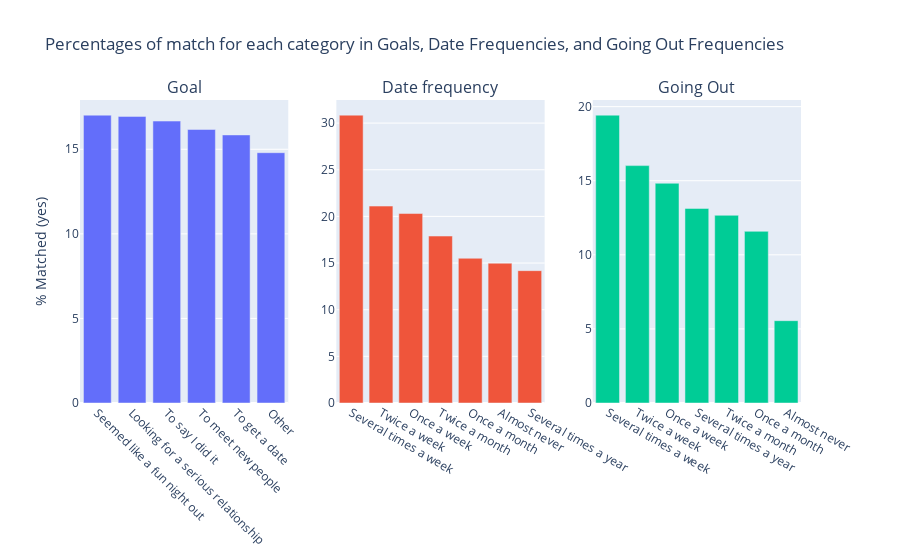

Here is the notebook cell this chart was saved with:
### Markdown cell above
Being of the same race does not seem to have a big impact (more matches when not the same race).

### Code cell
# Here we calculate for each variable goal, date and go_out the % of match for each category
grouped_goal = tinder_non_numeric.groupby('goal')['match'].apply(lambda x: (x == 'yes').mean() * 100)
grouped_date = tinder_non_numeric.groupby('date')['match'].apply(lambda x: (x == 'yes').mean() * 100)
grouped_go_out = tinder_non_numeric.groupby('go_out')['match'].apply(lambda x: (x == 'yes').mean() * 100)

# We sort by highest percentage
grouped_goal = grouped_goal.sort_values(ascending=False)
grouped_date = grouped_date.sort_values(ascending=False)
grouped_go_out = grouped_go_out.sort_values(ascending=False)

# Histogram for each variable
fig = make_subplots(rows=1, cols=3, subplot_titles=['Goal', 'Date frequency', 'Going Out'])

fig.add_trace(go.Bar(x=grouped_goal.index, y=grouped_goal.values, name='Goal', showlegend=False), row=1, col=1)
fig.add_trace(go.Bar(x=grouped_date.index, y=grouped_date.values, name='Date Frequency', showlegend=False), row=1, col=2)
fig.add_trace(go.Bar(x=grouped_go_out.index, y=grouped_go_out.values, name='Going Out Frequency', showlegend=False), row=1, col=3)

fig.update_layout(title_text="Percentages of match for each category in Goals, Date Frequencies, and Going Out Frequencies",
                  xaxis=dict(tickangle=45),
                  yaxis=dict(title='% Matched (yes)'))
# fig.show()

# Save the figure as a static image in order to see it in github
# pio.write_image(fig, 'graphs/15-goals-date-goingout.png')
# Image(filename='graphs/15-goals-date-goingout.png')

### Figure 1 — Plotly figure (JSON) as saved in the notebook; plotly's stock layout.template omitted (floating-point values rounded to 4 significant figures)
{"data": [{"name": "Goal", "showlegend": false, "type": "bar", "x": ["Seemed like a fun night out", "Looking for a serious relationship", "To say I did it", "To meet new people", "To get a date", "Other"], "xaxis": "x", "y": [17.02, 16.94, 16.67, 16.17, 15.85, 14.8], "yaxis": "y"}, {"name": "Date Frequency", "showlegend": false, "type": "bar", "x": ["Several times a week", "Twice a week", "Once a week", "Twice a month", "Once a month", "Almost never", "Several times a year"], "xaxis": "x2", "y": [30.85, 21.1, 20.31, 17.89, 15.51, 14.98, 14.18], "yaxis": "y2"}, {"name": "Going Out Frequency", "showlegend": false, "type": "bar", "x": ["Several times a week", "Twice a week", "Once a week", "Several times a year", "Twice a month", "Once a month", "Almost never"], "xaxis": "x3", "y": [19.43, 16.02, 14.83, 13.13, 12.67, 11.59, 5.556], "yaxis": "y3"}], "layout": {"annotations": [{"font": {"size": 16}, "showarrow": false, "text": "Goal", "x": 0.1444, "xanchor": "center", "xref": "paper", "y": 1, "yanchor": "bottom", "yref": "paper"}, {"font": {"size": 16}, "showarrow": false, "text": "Date frequency", "x": 0.5, "xanchor": "center", "xref": "paper", "y": 1, "yanchor": "bottom", "yref": "paper"}, {"font": {"size": 16}, "showarrow": false, "text": "Going Out", "x": 0.8556, "xanchor": "center", "xref": "paper", "y": 1, "yanchor": "bottom", "yref": "paper"}], "title": {"text": "Percentages of match for each category in Goals, Date Frequencies, and Going Out Frequencies"}, "xaxis": {"anchor": "y", "domain": [0, 0.2889], "tickangle": 45}, "xaxis2": {"anchor": "y2", "domain": [0.3556, 0.6444]}, "xaxis3": {"anchor": "y3", "domain": [0.7111, 1]}, "yaxis": {"anchor": "x", "domain": [0, 1], "title": {"text": "% Matched (yes)"}}, "yaxis2": {"anchor": "x2", "domain": [0, 1]}, "yaxis3": {"anchor": "x3", "domain": [0, 1]}}}
